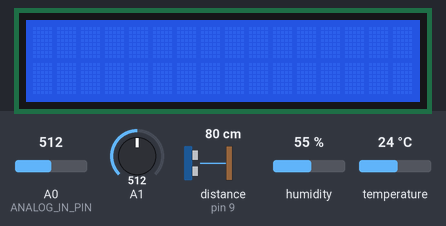
A sketch run on a simulated Arduino Uno, built with avr-gcc and run on an emulated ATmega328P. Shown: 16×2 character LCD. Inputs (shaded band) come from the test bench; at power-on: distance to the obstacle (sensor on pin 9) 80 cm, A0 (ANALOG_IN_PIN) = 512, humidity 55 %, A1 = 512, temperature 24 °C. The echo pulse lasts 58.3 µs per cm.

Above: at 1.2 s.
1.3 s: distance to the obstacle (sensor on pin 9) set to 2 cm
At 8.5 s:
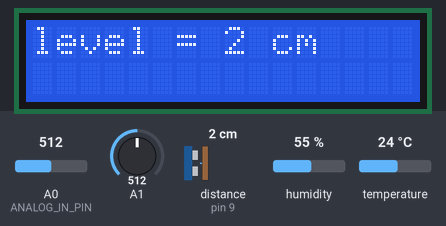
13.5 s: A0 (ANALOG_IN_PIN) set to 716
At 15.0 s:
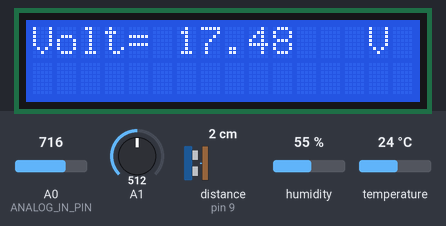
18.1 s: humidity set to 22 %
At 28.7 s:
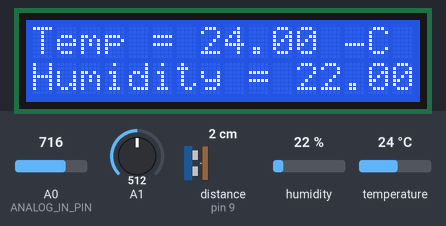
30.3 s: A1 set to 716
At 36.5 s:
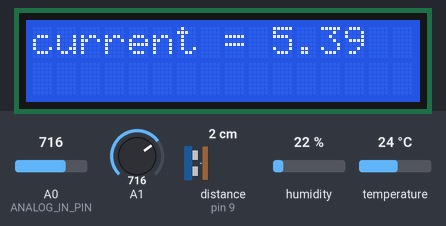
38.7 s: temperature set to 12 °C
At 50.8 s:
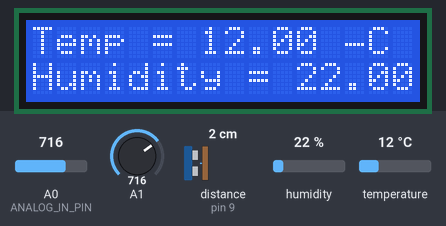
50.9 s: distance to the obstacle (sensor on pin 9) set to 4 cm
At 53.5 s:
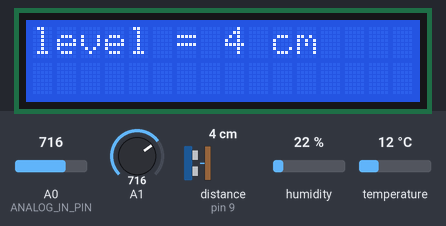
Timing chart, 0 to 55.0 s (numbered marks = the images above; inputs shaded):
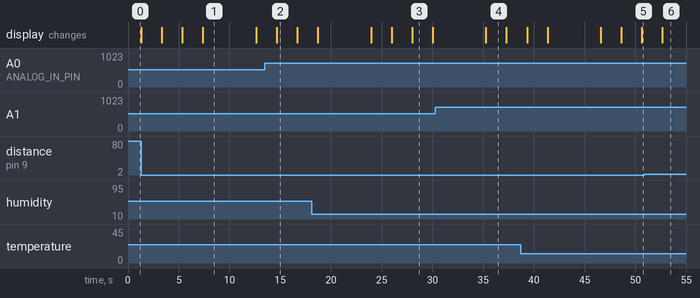

The sketch:

arduino.ino
```cpp
#include <SoftwareSerial.h>
#include <dht.h>
#include "NewPing.h"
#include <LiquidCrystal_I2C.h>

// Pin definitions
#define DHT_PIN 8
#define TRIGGER_PIN 10
#define ECHO_PIN 9
#define ANALOG_IN_PIN A0

// Create SoftwareSerial object to communicate with NodeMCU
SoftwareSerial mySerial(5, 6);  // RX, TX
LiquidCrystal_I2C lcd(0x27,16,2);  // set the LCD address to 0x3F for a 16 chars and 2 line display

// DHT and ultrasonic sensor objects
dht DHT;
NewPing sonar(TRIGGER_PIN, ECHO_PIN, 400); // 400 cm max distance

// Voltage sensor variables
float R1 = 30000.0;
float R2 = 7500.0;
float ref_voltage = 5.0;

void setup() {
  Serial.begin(9600);
  mySerial.begin(9600);  // Start software serial at 9600 baud rate for communication with NodeMCU
 lcd.init();
  lcd.clear();
  lcd.backlight();
  DHT.read11(DHT_PIN); // Initialize DHT sensor
}

void loop() {
  // Collect sensor data
  DHT.read11(DHT_PIN);
  float temp = DHT.temperature;
  float humid = DHT.humidity;
  unsigned int distance = sonar.ping_cm();
  float current = readCurrent();
  float voltage = readVoltage();

  lcd.clear();
  lcd.setCursor(0,0);
  lcd.print("current = ");
  lcd.println(current);
  delay(2000);

  lcd.clear();
  lcd.setCursor(0,0);

  lcd.print("Volt= ");
  lcd.println(readVoltage(), 2);
  lcd.print(" V  ");
  // Short delay
  delay(2000);

  //LCD DISPLY
  lcd.clear();
  lcd.setCursor(0,0);
	lcd.print("Temp = ");
	lcd.print(temp);
	lcd.print(" ");
	lcd.print((char)176);//shows degrees character
	lcd.print("C  ");

  lcd.setCursor(0,1);
	lcd.print("Humidity = ");
	lcd.print(humid);
	lcd.println(" % ");
	lcd.println("");

	delay(2000);
//LCD LEVEL
lcd.clear();
  lcd.setCursor(0,0);
  lcd.print("level = ");
	lcd.print(sonar.ping_cm());
	lcd.println(" cm    ");
	delay(2000);


  // Send sensor data to NodeMCU
  mySerial.print(temp);
  mySerial.print(",");
  mySerial.print(humid);
  mySerial.print(",");
  mySerial.print(distance);
  mySerial.print(",");
  mySerial.print(current);
  mySerial.print(",");
  mySerial.println(voltage);  // Send the data as a comma-separated string

  delay(2000);  // Send data every 2 seconds
}

float readCurrent() {
  float average = 0;
  for (int i = 0; i < 1000; i++) {
    average += (0.0264 * analogRead(A1) - 13.51) / 1000;
    delay(1);
  }

  return average;
}

float readVoltage() {
  int adcValue = analogRead(ANALOG_IN_PIN);
  float adcVoltage = (adcValue * ref_voltage) / 1024.0;
  return adcVoltage * (R1 + R2) / R2;


}
```

Measured:
- what the display in image 1 shows lasts 5.2 s, from 7.4 s to 12.6 s
- what the display in image 2 shows lasts 2.0 s, from 14.7 s to 16.7 s
